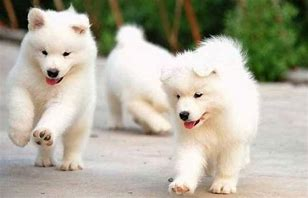
#> input picture machlineLearn/Samoyed.png, 308 x 198 px
$ python thresholding.py
#> lines starting #> are read from the running program, lines starting #| are printed output that depends on the picture
# Import package
import cv2
from skimage import io
from matplotlib import pyplot as plt

img = cv2.imread("Samoyed.png")
#> img is the input picture: shape (198, 308, 3); mean B, G, R 156.9, 173.7, 177.5
# 二值化：大于阈值为255（白）小于为黑色(0) [0,1]
# 反向二值化：大于为0，小于为1 [0,1]
# 截断：大于为阈值，小于不变 [0,x]
# 阈限到零：大于不变，小于为0   0+[x,255]
# 反向阈限到零：大于为0，小于不变 [0,x]

# different types
# 返回值有两个参数，第二个参数才是图像
_, img1 = cv2.threshold(img, 50, 255, cv2.THRESH_BINARY)
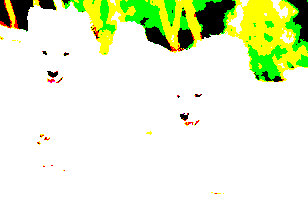
#> img1: shape (198, 308, 3); mean B, G, R 206.5, 241.4, 229.7
_, img2 = cv2.threshold(img, 50, 255, cv2.THRESH_BINARY_INV)
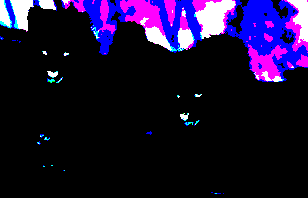
#> img2: shape (198, 308, 3); mean B, G, R 48.5, 13.6, 25.3
_, img3 = cv2.threshold(img, 50, 255, cv2.THRESH_TRUNC)
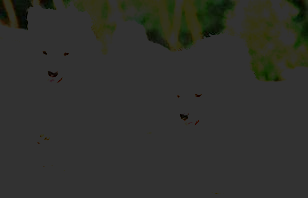
#> img3: shape (198, 308, 3); mean B, G, R 45, 49, 48
_, img4 = cv2.threshold(img, 50, 255, cv2.THRESH_TOZERO)
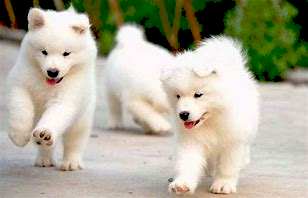
#> img4: shape (198, 308, 3); mean B, G, R 152.4, 172, 174.6
_, img5 = cv2.threshold(img, 50, 255, cv2.THRESH_TOZERO_INV)
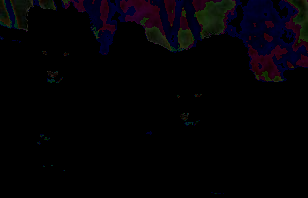
#> img5: shape (198, 308, 3); mean B, G, R 4.5, 1.7, 3
# Show different images

#阈值二值化
io.imshow(img1)
io.imsave("bin_d.png", img1)
plt.show()
#阈值反向二值化
io.imshow(img2)
io.imsave("bin_inv_d.png", img2)
plt.show()
#截断
io.imshow(img3)
io.imsave("trunc_d.png", img3)
plt.show()
#阈限到零
io.imshow(img4)
io.imsave("thr_o_d.png", img4)
plt.show()
#阈限反向到零
io.imshow(img5)
io.imsave("thr_o_inv_d.png", img5)
plt.show()
